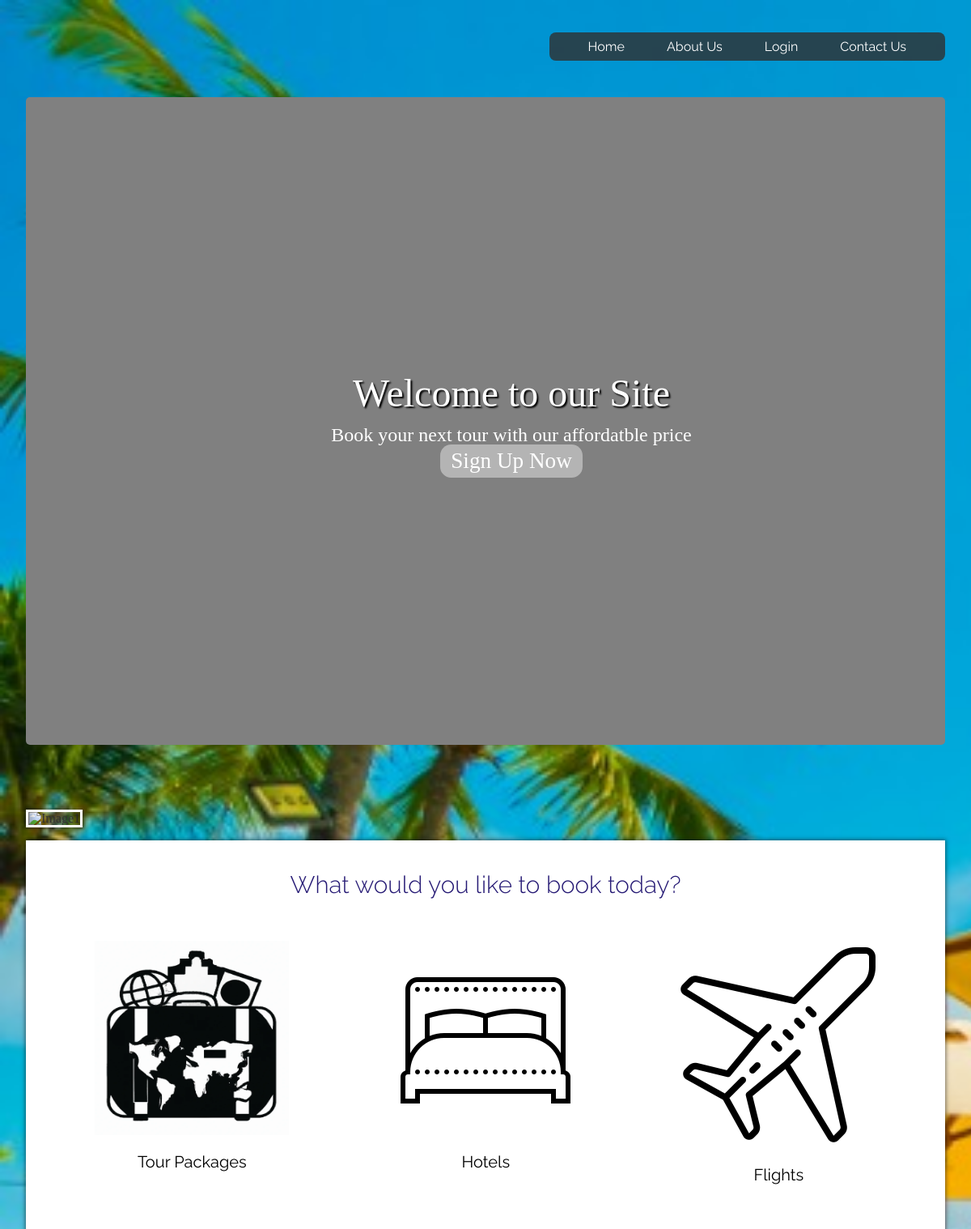
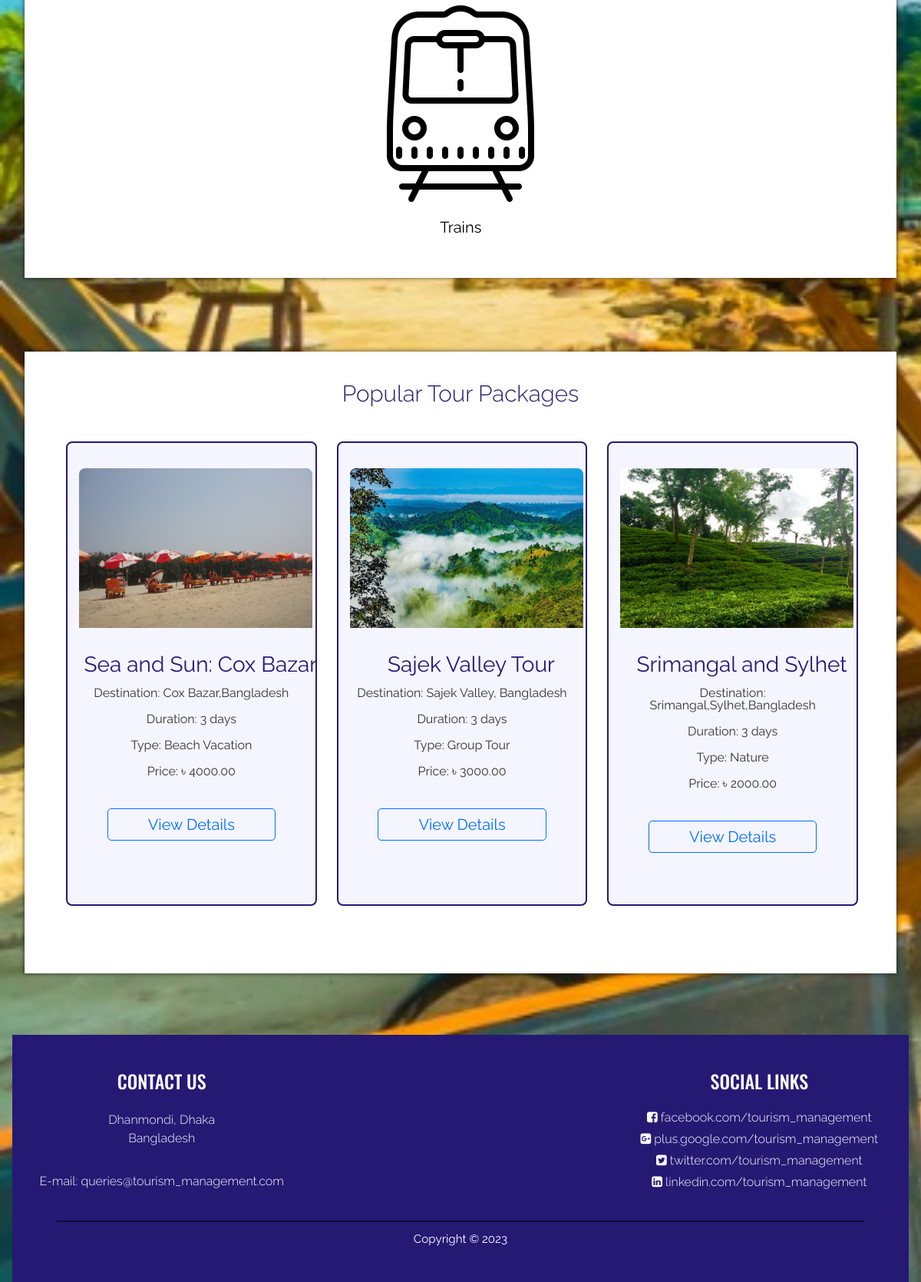
The page / on the database its author committed (2 pictures, top to bottom).
### tables this page shows
CREATE TABLE `tour_packages` (
  `package_id` int(11) NOT NULL,
  `package_name` varchar(255) NOT NULL,
  `destination` varchar(255) NOT NULL,
  `description` text DEFAULT NULL,
  `inclusions` text DEFAULT NULL,
  `duration` int(11) DEFAULT NULL,
  `status` varchar(255) DEFAULT NULL,
  `price` decimal(10,2) DEFAULT NULL,
  `images` varchar(255) DEFAULT NULL,
  `type` varchar(255) DEFAULT NULL,
  `tour_itinerary` text DEFAULT NULL,
  `max_participants` int(11) DEFAULT NULL,
  `book_start` date DEFAULT NULL,
  `book_end` date DEFAULT NULL,
  `tour_start` datetime DEFAULT NULL,
  `departure` varchar(255) DEFAULT NULL
);

### index.php (the view, shortened to what this page needs)
<!DOCTYPE html>
<html>
<head>
	<link href="css/bootstrap.min.css" rel="stylesheet" />
	<link href="css/hover-min.css" rel="stylesheet" />
	<link href="css/main.css" rel="stylesheet" />
	<link href="https://maxcdn.bootstrapcdn.com/font-awesome/4.7.0/css/font-awesome.min.css" rel="stylesheet">
</head>
<body>
	<div class="col-xs-12 home">
		<div class="col-sm-12">
			<div class="header">
				<?php
				if (!isset($_SESSION["username"])) {
					include("common/headerTransparentLoggedOut.php");
				} else {
					include("common/headerTransparentLoggedIn.php");
				}
				?>
			</div>
		</div>
		<div class="col-xs-12 popularDestinationsContainer">
			<div id="videowrapper">
				<div id="fullScreenDiv">
					<video id="video" role="presentation" preload="auto" playsinline="" loop=""
						muted="" autoplay="" class="blur">
						<source src="videos/video.mp4" type="video/mp4">
					</video>
					<div id="videoMessage" class="styling">
						<h1>Welcome to our Site</h1>
						<h2>Book your next tour with our affordatble price </h2>
						<p class="videoClick"><a href="signup.php">Sign Up Now</a></p>
					</div>
				</div>
			</div>
		</div>
		<div class="col-xs-12 banner">
			<div id="myCarousel" class="carousel slide" data-ride="carousel" data-interval="3000">
				<div class="carousel-inner">
					<div class="item active">
						<img src="images/carousel/slider11.png" alt="Image1">
					</div>
				</div>
				<a href="#myCarousel" class="left carousel-control" data-slide="prev">
					<span class="glyphicon glyphicon-chevron-left"></span>
				</a>
				<a href="#myCarousel" class="right carousel-control" data-slide="next">
					<span class="glyphicon glyphicon-chevron-right"></span>
				</a>
			</div>
		</div>
		<div class="col-xs-12 popularDestinationsContainer">
			<div class="col-xs-12 destinationHolder">
				<div class="col-xs-12 destinationQuote">
					What would you like to book today?
				</div>
				<div class="col-xs-6 containerGrids hvr-buzz-out">
					<a href="packages.php" style="color: black;">
						<div class="col-xs-12 icons text-center">
							<img height="240" width="240" src="images/icons/tour.png" alt="hotels" class="iconsDim text-center" />
						</div>
						<div class="col-xs-12 heading">
							Tour Packages
						</div>
					</a>
				</div>
				<div class="col-xs-6 containerGrids hvr-buzz-out">
					<a href="hotels.php" style="color: black;">
						<div class="col-xs-12 icons text-center">
							<img src="images/icons/hotel.png" alt="hotels" class="iconsDim text-center" />
						</div>
						<div class="col-xs-12 heading">
							Hotels
						</div>
					</a>
				</div>
				<div class="col-xs-6 containerGrids hvr-buzz-out">
					<a href="flights.php" style="color: black;">
						<div class="col-xs-12 icons text-center">
							<img src="images/icons/flight.png" alt="flights" class="iconsDim text-center" />
						</div>
						<div class="col-xs-12 heading">
							Flights
						</div>
					</a>
				</div>
				<div class="col-xs-6 containerGrids hvr-buzz-out">
					<a href="trains.php" style="color: black;">
						<div class="col-xs-12 icons text-center">
						<p style="color:white">hi</p>
						</div>
					</a>
				</div>
				<div class="col-xs-6 containerGrids hvr-buzz-out">
					<a href="trains.php" style="color: black;">
						<div class="col-xs-12 icons text-center">
							<img src="images/icons/train.png" alt="trains" class="iconsDim text-center" />
						</div>
						<div class="col-xs-12 heading">
							Trains
						</div>
					</a>
				</div>
				<div class="col-xs-6 containerGrids hvr-buzz-out">
					<a href="trains.php" style="color: black;">
						<div class="col-xs-12 icons text-center">
							<p style="color:white">hi</p>
						</div>
					</a>
				</div>
			</div>
		</div>
		<div class="col-xs-12 popularDestinationsContainer">
			<div class="col-xs-12 destinationHolder">
				<div class="col-xs-12 destinationQuote">
					<h2 class="text-center" style="margin-bottom:25px;">Popular Tour Packages</h2>
				</div>
				<div class="col-sm-12 searchHotels">
					<?php
					$servername = "localhost";
					$username = "root";
					$password = "";
					$dbname = "projectmeteor";
					$conn = new mysqli($servername, $username, $password, $dbname);
					$sql = "SELECT * FROM tour_packages where status=1 LIMIT 3";
					$result = $conn->query($sql);
					if ($result->num_rows > 0) {
						while ($row = $result->fetch_assoc()) {
							?>
							<div class="col-sm-4 text-center">
								<div class="col-sm-12 listItem">
									<div class="col-sm-12 text-center">
										<img src="images/packages/<?php echo $row["images"]; ?>" alt="Hotel Sea Crown"
											style="height: 13em;width: 19em;border-radius: 8px 8px 0 0;position: relative;margin-top: 1.75em;">
									</div>
									<div class="col-sm-12 hotelName dMarginPad">
										<?php echo $row["package_name"]; ?>
									</div>
									<h3 class="dMarginPad">
										Destination: <?php echo $row["destination"]; ?>
									</h3>
									<h3 class="dMarginPad">
										Duration: <?php echo $row["duration"]; ?> days
									</h3>
									<h3 class="dMarginPad">
										Type: <?php echo $row["type"]; ?>
									</h3>
									<h3 class="dMarginPad">
										Price: ৳ <?php echo $row["price"]; ?>
									</h3>
									<div class="col-sm-12 view">
										<a href="packageDetails.php?packageId=<?php echo $row["package_id"] ?>"><input
												type="button" class="viewDetails" name="viewDetails" value="View Details"></a>
									</div>
								</div>
							</div>
						<?php }
					} ?>
				</div>
			</div>
		</div>
		<div class="footerMod col-sm-12">
			<div class="col-sm-4">
				<div class="footerHeading">
					Contact Us
				</div>
				<div class="footerText">
					Dhanmondi, Dhaka <br> Bangladesh
				</div>
				<div class="footerText">
					E-mail: queries@tourism_management.com
				</div>
			</div>
			<div class="col-sm-4">
			</div>
			<div class="col-sm-4">
				<div class="footerHeading">
					Social Links
				</div>
				<div class="socialLinks">
					<div class="fb">
						facebook.com/tourism_management
					</div>
					<div class="gp">
						plus.google.com/tourism_management
					</div>
					<div class="tw">
						twitter.com/tourism_management
					</div>
					<div class="in">
						linkedin.com/tourism_management
					</div>
				</div>
			</div>
			<div class="col-sm-12">
				<div class="copyrightContainer">
					<div class="copyright">
						Copyright &copy; 2023
					</div>
				</div>
			</div>
		</div>
</body>
</html>

### index.php (style rules this page uses)
#videowrapper { position: relative; overflow: hidden; border-radius: 5px; }
#fullScreenDiv { min-height: 100%; height: 100vh; width: 100vw; padding: 0; margin: 0; background-color: gray; position: relative; }
#video { width: 100vw; height: auto; margin: auto; display: block; }
@media (max-aspect-ratio: 16/9) { #video { height: 100vh; width: auto; margin-left: 50vw; transform: translate(-50%); } }
#videoMessage { width: 100%; height: 100%; position: absolute; top: 0; left: 0; display: flex; justify-content: center; align-items: center; flex-direction: column; }
.styling * { margin: 0.2em; text-align: center; color: #ffffff; }
.styling h1 { font-size: 3em; text-shadow: 2px 2px 2px #000000; }
.styling h2 { font-size: 1.5em; }
.videoClick a { padding: 0.2em 0.5em; border-radius: 0.5em; color: white; background-color: rgba(241, 241, 241, 0.45); font-size: 1.7em; cursor: pointer; cursor: hand; }

### rows shown on the page
tour_packages: images (picture), package_name "Sea and Sun: Cox Bazar", destination "Cox Bazar,Bangladesh", duration "3", type "Beach Vacation", price "4000.00"
tour_packages: images (picture), package_name "Sajek Valley Tour", destination "Sajek Valley, Bangladesh", duration "3", type "Group Tour", price "3000.00"
tour_packages: images (picture), package_name "Srimangal and Sylhet", destination "Srimangal,Sylhet,Bangladesh", duration "3", type "Nature", price "2000.00"
